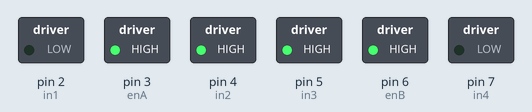
Recording of a sketch running on a simulated Arduino Uno, built with avr-gcc and run on an emulated ATmega328P. On the bench: switched loads named in the sketch (green lamp = pin HIGH).

Above: at 0.1 s.
At 2.65 s:
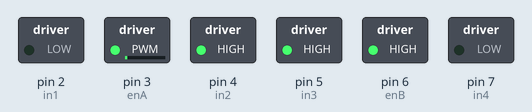
At 5.35 s:
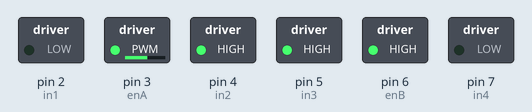
At 14.67 s:
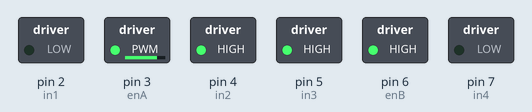
At 20.4 s:
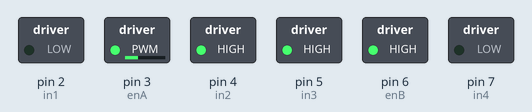
At 32.0 s:
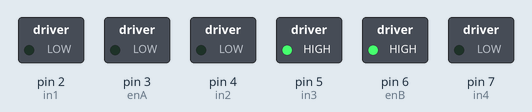
Timing chart, 0 to 40.0 s (numbered marks = the images above):
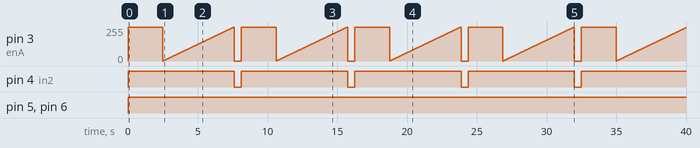

Measured:
- by itself, pin 3 (enA): moves between 0/255 and 255/255, repeating every 8.1 s
- by itself, pin 4 (in2): alternates HIGH for 7.6 s and LOW for 0.50 s
- by itself, pin 5 (in3), pin 6 (enB): LOW → HIGH at 0.00 s

The sketch:

motorCheck.ino
```cpp
//Motor A connections
int enA = 3;
int in1 = 2;
int in2 = 4;
//Motor B connections
int in3 = 5;
int in4 = 7;
int enB = 6;

void setup() {
  // set all motor a connection pins:
  pinMode (enA, OUTPUT);
  pinMode (in1, OUTPUT);
  pinMode (in2, OUTPUT);
  // set all motor b connection pins;
  pinMode (enB, OUTPUT);
  pinMode (in3, OUTPUT);
  pinMode (in4, OUTPUT);

  //turn off motor A
  digitalWrite(in1, LOW);
  digitalWrite(in2, LOW);
  //turn off motor B
  digitalWrite(in3, LOW);
  digitalWrite(in4, LOW);
}

void loop() {
 bothRunning();
  delay(500);
 speedControl();
  delay(500);

  // put your main code here, to run repeatedly:

}

void bothRunning(){
  //set motor a to half speed
  analogWrite(enA, 255);
  //set motor b to half speed
  analogWrite(enB, 255);

  //turn on motor a
  digitalWrite(in1, LOW);
  digitalWrite(in2, HIGH);
  //turn on motor b
  digitalWrite(in3, HIGH);
  digitalWrite(in4, LOW);
  delay(2000);


}
void directionControl(){
  //set motor to maximum speed
  analogWrite(enA, 255);

  //Turn on the motor A
  digitalWrite(in1, HIGH);
  digitalWrite(in2, LOW);
  delay(2000);

  //Change the motor direction
  digitalWrite(in1, LOW);
  digitalWrite(in2, HIGH);
  delay(2000);

  //turn off the m otor
  digitalWrite(in1, LOW);
  digitalWrite(in2, LOW);

}

//controlling thte spee do fthe motor
void speedControl(){
  //turn on motors
  digitalWrite(in1, LOW);
  digitalWrite(in2, HIGH);

  //accelerate from zero to maximum speed
  for (int i = 0; i < 256; i++){
    analogWrite(enA, i);
    delay(20);
  }

  //Decelerate from maximum speed to 0
  for(int i= 255; i>=0; i--){
    analogWrite(enA,i);
  }

  //turn o ff motor A
  digitalWrite(in1, LOW);
  digitalWrite(in2, LOW);
}
```
